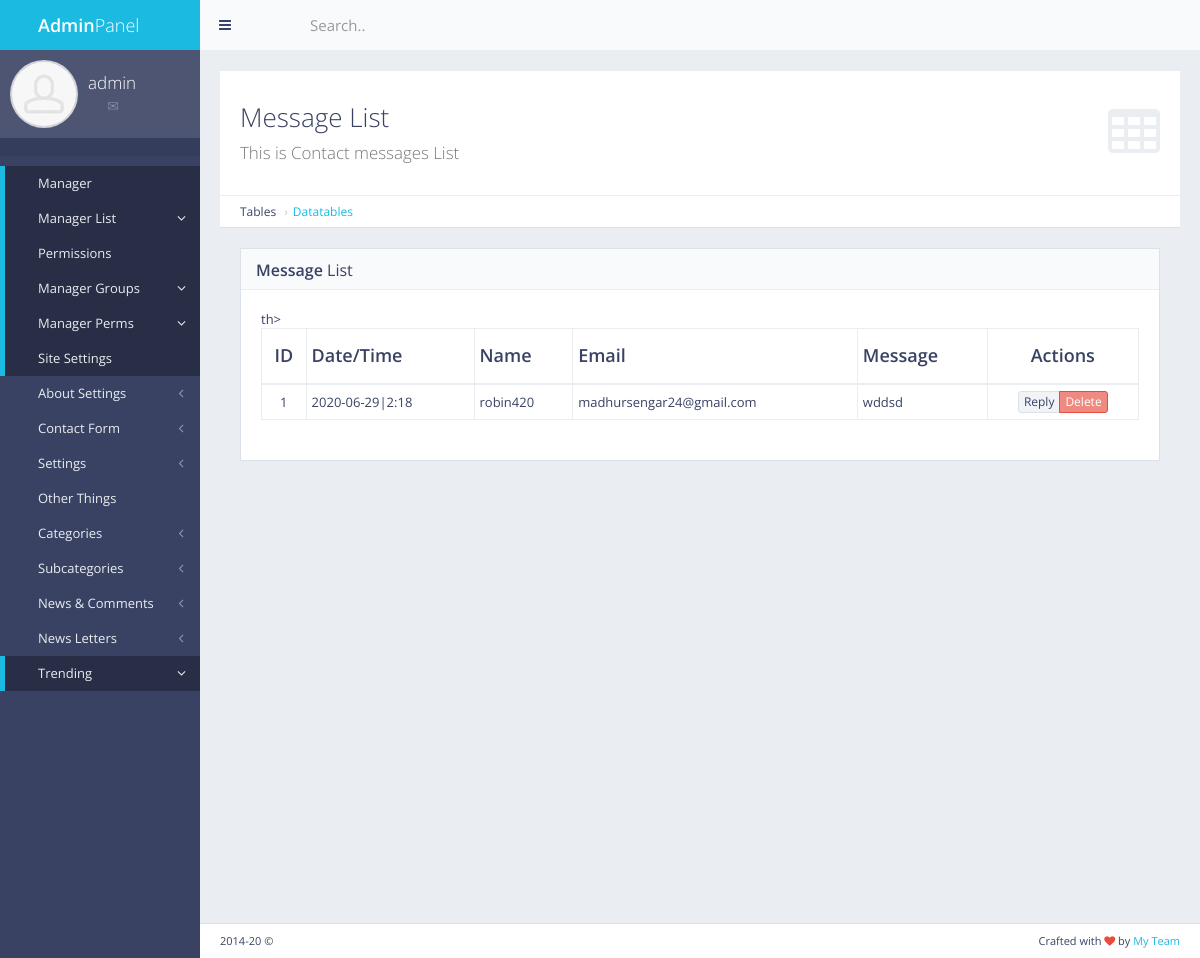
The app's page /panel/contactform (signed in) with its own data.
### contactform/models.py (models this page shows, shortened)
class ContactForm(models.Model):
    name = models.CharField(max_length=250)
    email = models.CharField(max_length=250)
    body = models.TextField()
    date = models.CharField(max_length=250,default='-')
    time = models.CharField(max_length=250,default='-')

### contactform/views.py (the view)
# urls.py: path('panel/contactform',views.contact_show,name='contact_show'),
def contact_show(request):
    if not request.user.is_authenticated:
        return redirect('mylogin')
    msg = ContactForm.objects.all()
    return render(request,'back/contact_form.html',{'msg':msg})

### myapp/templatetags/extra_auth.py (called while the page is built)
@register.filter(name="has_group")
def has_group(user,group_name):
    return user.groups.filter(name = group_name).exists()

### myapp/templates/back/contact_form.html (shortened to what this page needs)
{% extends "back/master.html" %}
{% load static %}
{% block mainblock %}
                    <div id="page-content">
                        <div class="content-header">
                            <div class="header-section">
                                <h1>
                                    <i class="fa fa-table"></i>Message List<br><small>This is Contact messages List</small>
                                </h1>
                            </div>
                        </div>
                        <ul class="breadcrumb breadcrumb-top">
                            <li>Tables</li>
                            <li><a href="">Datatables</a></li>
                        </ul>
                        <div class="block full">
                            <div class="block-title">
                                <h2><strong>Message</strong> List</h2>
                            </div>
                            <div class="table-responsive">
                                <table id="example-datatable" class="table table-vcenter table-condensed table-bordered">
                                    <thead>
                                        <tr>
                                            <th class="text-center">ID</th>
                                            <th>Date/Time</th>th>
                                            <th>Name</th>
                                            <th>Email</th>
                                            <th>Message</th>
                                            <th class="text-center">Actions</th>
                                        </tr>
                                    </thead>
                                    <tbody>
                                       {% for c in msg %}
                                            <tr>
                                            <td class="text-center">1</td>
                                            <td>{{ c.date }}|{{ c.time }}</td>
                                            <td>{{ c.name }}</td>
                                            <td>{{ c.email }}</td>
                                            <td>{{ c.body }}</td>
                                            <td class="text-center">
                                                <div class="btn-group">
                                                    <a href= "{% url "news_edit" c.pk %}" data-toggle="tooltip" title="Edit" class="btn btn-xs btn-default">Reply</a>
                                                    <a href="{% url "contact_del" c.pk %}" data-toggle="tooltip" title="Delete" class="btn btn-xs btn-danger">Delete</a>
                                                </div>
                                            </td>
                                        </tr>
                                    {% endfor %}
                                    </tbody>
                                </table>
                            </div>
                        </div>
                    </div>
{% endblock %}

### myapp/templates/back/master.html (shortened to what this page needs)
{% load static %}
{%  load extra_auth %}
{% if user.is_authenticated %}
<!DOCTYPE html>
 <html class="no-js" lang="en">
<head>
    <link rel="stylesheet" href="{% static "back/css/bootstrap.min.css" %}">
    <link rel="stylesheet" href="{% static "back/css/plugins.css" %}">
    <link rel="stylesheet" href="{% static "back/css/main.css" %}">
    <link rel="stylesheet" href="{% static "back/css/themes.css" %}">
</head>
<body>
<div id="page-wrapper">
    <div id="page-container" class="sidebar-partial sidebar-visible-lg sidebar-no-animations">
        <div id="sidebar">
            <div id="sidebar-scroll">
                <div class="sidebar-content">
                    <a href="panel" class="sidebar-brand">
                        <i class="gi gi-flash"></i><span class="sidebar-nav-mini-hide"><strong>Admin</strong>Panel</span>
                    </a>
                    <div class="sidebar-section sidebar-user clearfix sidebar-nav-mini-hide">
                        <div class="sidebar-user-avatar">
                            <a href="page_ready_user_profile.html">
                                <img src="{% static "back/img/placeholders/avatars/avatar2.jpg" %}"  alt="avatar">
                            </a>
                        </div>
                        <div class="sidebar-user-name">{{request.user}}</div>
                        <div class="sidebar-user-links">
                            <a href="page_ready_user_profile.html" data-toggle="tooltip" data-placement="bottom" title="Profile"><i class="gi gi-user"></i></a>
                            <a href="page_ready_inbox.html" data-toggle="tooltip" data-placement="bottom" title="Messages"><i class="gi gi-envelope"></i></a>
                            <a href="{% url 'change_password' %}" class="enable-tooltip" data-placement="bottom" title="Settings" ><i class="gi gi-cogwheel"></i></a>
                            <a href="{% url 'mylogout' %}" data-toggle="tooltip" data-placement="bottom" title="Logout"><i class="gi gi-exit"></i></a>
                        </div>
                    </div>
                    <ul class="sidebar-section sidebar-themes clearfix sidebar-nav-mini-hide">
                    </ul>
                    <ul class="sidebar-nav">
                        {% if request.user|has_group:"masteruser" %}
                        <li>
                            <a href="/panel/" class=" active"><i class="gi gi-stopwatch sidebar-nav-icon"></i><span class="sidebar-nav-mini-hide">Manager</span></a>
                        </li>
                          <li>
                            <a href="/panel/manager/list/" class="active"><i class="fa fa-angle-left sidebar-nav-indicator sidebar-nav-mini-hide"></i><i class="gi gi-show_big_thumbnails sidebar-nav-icon"></i><span class="sidebar-nav-mini-hide">Manager List</span></a>
                        </li>
                        <li>
                            <a href="/panel/" class=" active"><i class="gi gi-stopwatch sidebar-nav-icon"></i><span class="sidebar-nav-mini-hide">Permissions</span></a>
                        </li>
                          <li>
                            <a href="/panel/manager/group/" class="active"><i class="fa fa-angle-left sidebar-nav-indicator sidebar-nav-mini-hide"></i><i class="gi gi-show_big_thumbnails sidebar-nav-icon"></i><span class="sidebar-nav-mini-hide">Manager Groups</span></a>
                          </li>
                          <li>
                            <a href="{% url 'manager_perms' %}" class="active"><i class="fa fa-angle-left sidebar-nav-indicator sidebar-nav-mini-hide"></i><i class="gi gi-show_big_thumbnails sidebar-nav-icon"></i><span class="sidebar-nav-mini-hide">Manager Perms</span></a>
                          </li>
                        <li>
                            <a href="/panel/setting" class=" active"><i class="gi gi-stopwatch sidebar-nav-icon"></i><span class="sidebar-nav-mini-hide">Site Settings</span></a>
                        </li>
                          <li>
                            <a href="/panel/about/setting/" class="sidebar-nav-menu"><i class="fa fa-angle-left sidebar-nav-indicator sidebar-nav-mini-hide"></i><i class="gi gi-show_big_thumbnails sidebar-nav-icon"></i><span class="sidebar-nav-mini-hide">About Settings</span></a>
                        </li>
                         <li>
                            <a href="/panel/contactform" class="sidebar-nav-menu"><i class="fa fa-angle-left sidebar-nav-indicator sidebar-nav-mini-hide"></i><i class="gi gi-show_big_thumbnails sidebar-nav-icon"></i><span class="sidebar-nav-mini-hide">Contact Form</span></a>
                        </li>
                         <li>
                        <a href="/panel/setting/" class="sidebar-nav-menu"><i class="fa fa-angle-left sidebar-nav-indicator sidebar-nav-mini-hide"></i><i class="gi gi-show_big_thumbnails sidebar-nav-icon"></i><span class="sidebar-nav-mini-hide">Settings</span></a>
                        </li>
                        {% endif %}
                         <li>
                            <a href="/panel/setting" class="sidebar-nav-menu"><i class="gi gi-stopwatch sidebar-nav-icon"></i><span class="sidebar-nav-mini-hide">Other Things</span></a>
                        </li>
                        <li>
                        <a href="#" class="sidebar-nav-menu"><i class="fa fa-angle-left sidebar-nav-indicator sidebar-nav-mini-hide"></i><i class="gi gi-show_big_thumbnails sidebar-nav-icon"></i><span class="sidebar-nav-mini-hide">Categories</span></a>
                        </li>
                        <li>
                         <a href="#" class="sidebar-nav-menu"><i class="fa fa-angle-left sidebar-nav-indicator sidebar-nav-mini-hide"></i><i class="gi gi-show_big_thumbnails sidebar-nav-icon"></i><span class="sidebar-nav-mini-hide">Subcategories</span></a>
                        </li>
                        <li>
                            <a href="#" class="sidebar-nav-menu"><i class="fa fa-angle-left sidebar-nav-indicator sidebar-nav-mini-hide"></i><i class="gi gi-show_big_thumbnails sidebar-nav-icon"></i><span class="sidebar-nav-mini-hide">News & Comments</span></a>
                        </li>
                        <li>
                            <a href="#" class="sidebar-nav-menu"><i class="fa fa-angle-left sidebar-nav-indicator sidebar-nav-mini-hide"></i><i class="gi gi-show_big_thumbnails sidebar-nav-icon"></i><span class="sidebar-nav-mini-hide">News Letters</span></a>
                           </li>
                         <li>
                            <a href="{% url 'trending_add' %}"  class="active"><i class="fa fa-angle-left sidebar-nav-indicator sidebar-nav-mini-hide"></i><i class="gi gi-show_big_thumbnails sidebar-nav-icon"></i><span class="sidebar-nav-mini-hide">Trending</span></a>
                        </li>
                   </ul>
                </div>
            </div>
        </div>
        <div id="main-container">
            <header class="navbar navbar-default">
                <ul class="nav navbar-nav-custom">
                    <li>
                        <a href="javascript:void(0)" onclick="App.sidebar('toggle-sidebar');this.blur();">
                            <i class="fa fa-bars fa-fw"></i>
                        </a>
                    </li>
                    <li class="dropdown">
                        <a href="javascript:void(0)" class="dropdown-toggle" data-toggle="dropdown">
                            <i class="gi gi-settings"></i>
                        </a>
                    </li>
                </ul>
                <form action="page_ready_search_results.html" method="post" class="navbar-form-custom">
                    <div class="form-group">
                        <input type="text" id="top-search" name="top-search" class="form-control" placeholder="Search..">
                    </div>
                </form>
            </header>
            <div id="page-content">
                {% block mainblock %}
                {% endblock %}
            </div>
            <footer class="clearfix">
                <div class="pull-right">
                    Crafted with <i class="fa fa-heart text-danger"></i> by <a href="#" target="_blank">My Team</a>
                </div>
                <div class="pull-left">
                    <span id="year-copy"></span> &copy;
                </div>
            </footer>
        </div>
    </div>
</div>
</body>
</html>
{% else %}
Please Login
{% endif %}

### records on screen
ContactForm: date "2020-06-29", time "2:18", name "robin420", email "madhursengar24@gmail.com", body "wddsd"

### other values on screen
{{ request.user }} "admin"
